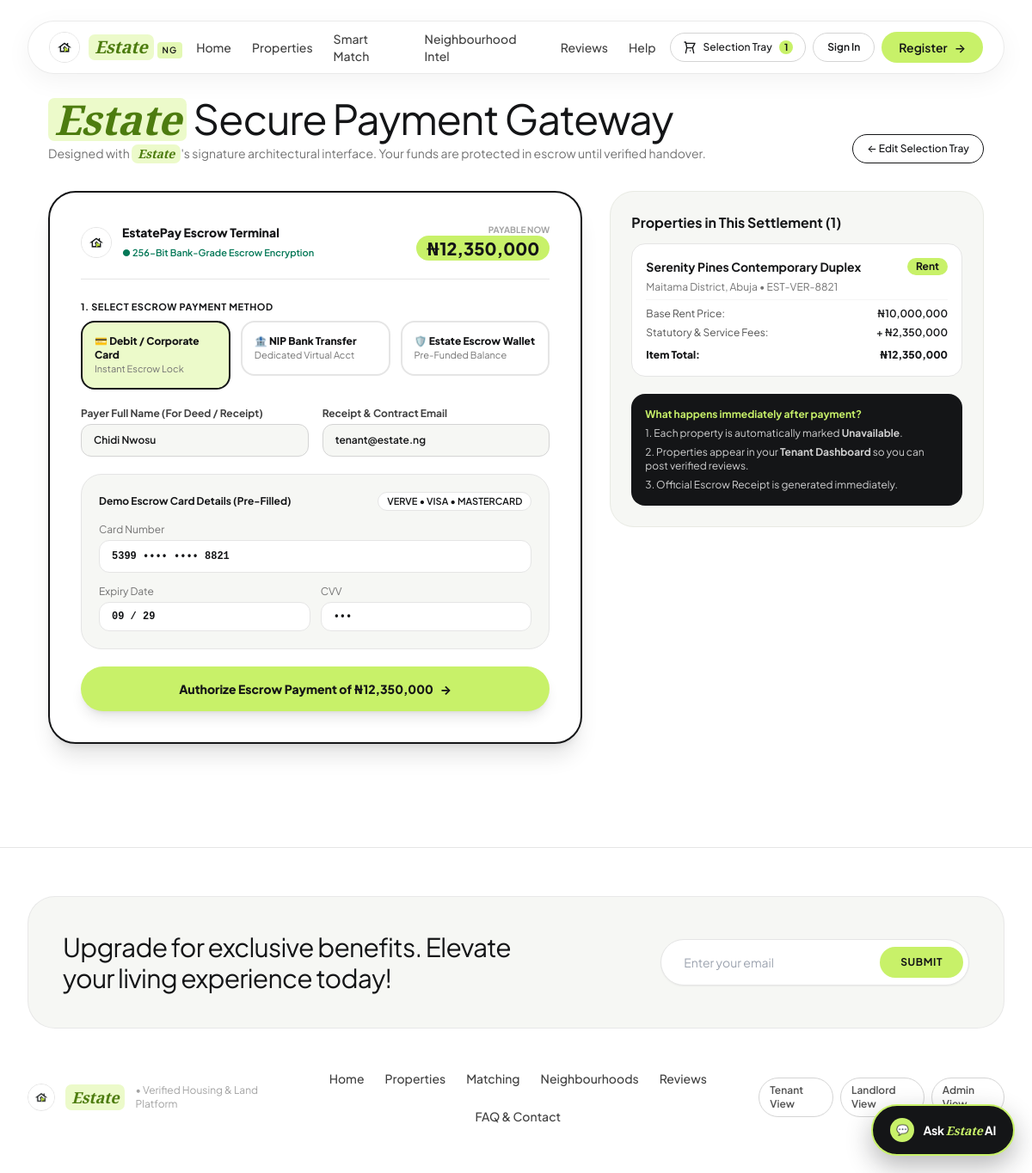
Page /transactions/checkout on the committed database.
### app/models.py (models this page shows, shortened)
class Property(SQLModel, table=True):
    id: Optional[int] = Field(default=None, primary_key=True)
    title: str = Field(index=True)
    slug: str = Field(index=True, unique=True)
    category: str = Field(index=True)  # "Rent" or "Buy"
    property_type: str = Field(index=True)  # "Duplex", "Bungalow", "Apartment", "Land"
    location: str = Field(index=True)  # e.g. "Maitama District, Abuja"
    neighbourhood_key: str = Field(index=True)  # e.g. "maitama-abuja"
    address_hint: str
    bedrooms: int = Field(default=0)
    bathrooms: int = Field(default=0)
    size_sqm: int = Field(default=150)
    image_url: str
    secondary_image_url: str = Field(default="")
    description: str
    features_csv: str = Field(default="24/7 Security,Treated Water,Paved Roads,Smart Metering")
    is_verified: bool = Field(default=True, index=True)
    verification_code: str = Field(default="EST-VER-0001")
    authority_role: str = Field(default="Direct Landlord")  # "Direct Landlord" or "Mandated Agent"
    authority_document: str = Field(default="FCDA Certificate of Occupancy (C of O) & AGIS Verified")
    inspected_by_estate: bool = Field(default=True)
    landlord_name: str = Field(default="Engr. Tunde Bakare")
    landlord_email: str = Field(default="landlord@estate.ng")
    landlord_reputation: float = Field(default=4.9)
    base_price: int = Field(default=4500000)  # Annual rent or outright purchase price
    price_period: str = Field(default="year")  # "year" for Rent, "outright" for Buy
    agency_fee: int = Field(default=315000)  # 7% for houses, 5% for land sale
    legal_fee: int = Field(default=225000)
    caution_deposit: int = Field(default=300000)
    service_charge: int = Field(default=400000)
    survey_or_deed_fee: int = Field(default=0)
    c_of_o_fee: int = Field(default=0)  # Certificate of Occupancy (C of O)
    r_of_o_fee: int = Field(default=0)  # Right of Occupancy (R of O)
    tdp_fee: int = Field(default=0)     # Title Deed Plan (TDP)
    status: str = Field(default="Available", index=True)  # "Available", "Unavailable"
    last_confirmed_at: datetime = Field(default_factory=lambda: datetime.now(timezone.utc))
    power_hours_per_day: int = Field(default=20)
    water_status: str = Field(default="Treated Central Borehole")
    drainage_score: float = Field(default=9.2)
    road_status: str = Field(default="Interlocked & Streetlit")
    security_score: float = Field(default=9.5)
    is_negotiable: bool = Field(default=True)
    min_acceptable_price: int = Field(default=4000000)
    created_at: datetime = Field(default_factory=lambda: datetime.now(timezone.utc))

### app/routers/transactions.py (the view)
@router.get("/checkout")
def checkout_gateway_page(request: Request, session: Session = Depends(get_session)):
    cart_ids = get_cart_ids(request)
    items, grand_total, total_savings = _build_cart_items(session, cart_ids)
    return render_page(
        request,
        "transactions/checkout.html",
        {
            "cart_items": items,
            "grand_total": grand_total,
            "total_savings": total_savings,
            "receipt": None,
        },
    )

### app/templates/transactions/checkout.html (shortened to what this page needs)
{% extends "base.html" %}
{% block content %}
<section class="max-w-6xl mx-auto px-4 sm:px-8 py-10">
  {% if receipt %}
  <!-- ===================================================================
       OFFICIAL ESTATE ESCROW RECEIPT & CONFIRMATION
       =================================================================== -->
  <div class="rounded-4xl border-2 border-charcoal bg-white p-8 sm:p-12 shadow-2xl max-w-3xl mx-auto">
    <div class="flex flex-wrap items-center justify-between gap-4 border-b border-neutral-200 pb-6 mb-6">
      <div class="flex items-center gap-3">
        <img src="/static/images/logo.png" alt="Estate" class="w-11 h-11 rounded-full border border-neutral-200" />
        <div>
          <span class="bg-lime text-charcoal text-[11px] font-extrabold px-3 py-0.5 rounded-full">
            ESCROW SETTLEMENT VERIFIED ✓
          </span>
          <h1 class="text-2xl font-bold text-charcoal mt-1">Official <span class="estate-brand">Estate</span> Payment Receipt</h1>
        </div>
      </div>
      <div class="text-right text-xs">
        <span class="text-neutral-400 block">Transaction Reference</span>
        <span class="font-mono font-bold text-sm text-charcoal">{{ receipt.tx_ref }}</span>
        <span class="text-neutral-500 block mt-0.5">{{ receipt.date_str }}</span>
      </div>
    </div>
    <div class="grid grid-cols-1 sm:grid-cols-3 gap-4 bg-alabaster rounded-3xl p-5 border border-neutral-200 text-xs mb-6">
      <div>
        <span class="text-neutral-400 block">Verified Payer</span>
        <strong class="text-charcoal text-sm">{{ receipt.payer_name }}</strong>
        <span class="block text-neutral-500">{{ receipt.payer_email }}</span>
      </div>
      <div>
        <span class="text-neutral-400 block">Payment Channel</span>
        <strong class="text-charcoal text-sm">{{ receipt.payment_method }}</strong>
        <span class="block text-emerald-700 font-semibold">Escrow Vault Locked</span>
      </div>
      <div>
        <span class="text-neutral-400 block">Availability Action</span>
        <strong class="text-charcoal text-sm">{{ receipt.settled_count }} Unit(s) Marked Unavailable</strong>
        <span class="block text-neutral-500">Live Status Updated</span>
      </div>
    </div>
    <h3 class="text-xs font-bold uppercase tracking-wider text-neutral-400 mb-3">Settled Properties & Commitments</h3>
    <div class="space-y-3 mb-6">
      {% for item in receipt.settled_items %}
      {% set prop = item.property %}
      <div class="p-4 rounded-2xl border border-neutral-200 flex items-center justify-between gap-4 text-xs">
        <div>
          <span class="font-bold text-sm text-charcoal block">{{ prop.title }} ({{ prop.verification_code }})</span>
          <span class="text-neutral-500">{{ prop.category }} • {{ prop.location }} • Landlord: {{ prop.landlord_name }}</span>
        </div>
        <span class="font-extrabold text-sm text-charcoal">{{ item.item_total | naira }}</span>
      </div>
      {% endfor %}
    </div>
    <div class="bg-charcoal text-white rounded-3xl p-6 flex flex-wrap items-center justify-between gap-4 mb-8">
      <div>
        <span class="text-xs text-white/70 block">Total Amount Paid into Estate Escrow</span>
        {% if receipt.total_savings > 0 %}
        <span class="text-xs text-lime font-semibold">Includes {{ receipt.total_savings | naira }} Deal Room Savings</span>
        {% endif %}
      </div>
      <span class="text-2xl sm:text-3xl font-extrabold text-lime">{{ receipt.grand_total | naira }}</span>
    </div>
    <div class="flex flex-wrap items-center justify-between gap-4 no-print">
      <button onclick="window.print()" class="btn-outline-pill px-5 py-3 text-xs font-bold">
        🖨️ Print / Save Official Receipt
      </button>
      <a href="/dashboard/tenant" class="btn-lime px-7 py-3.5 text-xs sm:text-sm font-extrabold">
        <span>Go to Tenant Dashboard to Review Your Property</span>
        <span>→</span>
      </a>
    </div>
  </div>
  {% else %}
  <div class="mb-8 flex flex-col sm:flex-row sm:items-end justify-between gap-4">
    <div>
      <h1 class="text-3xl sm:text-5xl font-normal tracking-tight text-charcoal">
        <span class="estate-brand">Estate</span> Secure Payment Gateway
      </h1>
      <p class="text-sm text-neutral-500 mt-1">
        Designed with <span class="estate-brand">Estate</span>'s signature architectural interface. Your funds are protected in escrow until verified handover.
      </p>
    </div>
    <a href="/transactions/cart" class="btn-outline-pill px-4 py-2 text-xs self-start sm:self-auto">
      ← Edit Selection Tray
    </a>
  </div>
  <div class="grid grid-cols-1 lg:grid-cols-12 gap-8 items-start">
    <div class="lg:col-span-7 rounded-4xl border-2 border-charcoal bg-white p-6 sm:p-9 shadow-xl">
      <div class="flex items-center justify-between pb-5 mb-6 border-b border-neutral-200">
        <div class="flex items-center gap-3">
          <img src="/static/images/logo.png" alt="Estate Pay" class="w-9 h-9 rounded-full border border-neutral-200" />
          <div>
            <span class="font-extrabold text-sm text-charcoal block">EstatePay Escrow Terminal</span>
            <span class="text-[11px] text-emerald-700 font-semibold">● 256-Bit Bank-Grade Escrow Encryption</span>
          </div>
        </div>
        <div class="text-right">
          <span class="text-[10px] text-neutral-400 uppercase font-bold block">Payable Now</span>
          <span class="text-xl font-extrabold text-charcoal bg-lime px-3 py-0.5 rounded-full">{{ grand_total | naira }}</span>
        </div>
      </div>
      <form action="/transactions/checkout/pay" method="post" class="space-y-5 text-xs">
        <div>
          <label class="block font-bold text-charcoal uppercase tracking-wider text-[11px] mb-2">
            1. Select Escrow Payment Method
          </label>
          <div class="grid grid-cols-1 sm:grid-cols-3 gap-3">
            <label class="cursor-pointer">
              <div class="p-3.5 rounded-2xl border-2 border-neutral-200 peer-checked:border-charcoal peer-checked:bg-lime/35 transition">
                <span class="font-extrabold text-charcoal block">💳 Debit / Corporate Card</span>
                <span class="text-[11px] text-neutral-500">Instant Escrow Lock</span>
              </div>
            </label>
            <label class="cursor-pointer">
              <div class="p-3.5 rounded-2xl border-2 border-neutral-200 peer-checked:border-charcoal peer-checked:bg-lime/35 transition">
                <span class="font-extrabold text-charcoal block">🏦 NIP Bank Transfer</span>
                <span class="text-[11px] text-neutral-500">Dedicated Virtual Acct</span>
              </div>
            </label>
            <label class="cursor-pointer">
              <div class="p-3.5 rounded-2xl border-2 border-neutral-200 peer-checked:border-charcoal peer-checked:bg-lime/35 transition">
                <span class="font-extrabold text-charcoal block">🛡️ Estate Escrow Wallet</span>
                <span class="text-[11px] text-neutral-500">Pre-Funded Balance</span>
              </div>
            </label>
          </div>
        </div>
        <div class="grid grid-cols-1 sm:grid-cols-2 gap-4">
          <div>
            <label class="block font-bold text-neutral-700 mb-1">Payer Full Name (For Deed / Receipt)</label>
            <input type="text" name="payer_name" value="{{ current_user.name }}" required
                   class="w-full px-3.5 py-2.5 rounded-xl bg-alabaster border border-neutral-300 font-semibold text-charcoal" />
          </div>
          <div>
            <label class="block font-bold text-neutral-700 mb-1">Receipt & Contract Email</label>
            <input type="email" name="payer_email" value="{{ current_user.email }}" required
                   class="w-full px-3.5 py-2.5 rounded-xl bg-alabaster border border-neutral-300 font-semibold text-charcoal" />
          </div>
        </div>
        <div id="cardFields" class="bg-alabaster rounded-3xl p-5 border border-neutral-200 space-y-3.5">
          <div class="flex items-center justify-between">
            <span class="font-bold text-charcoal">Demo Escrow Card Details (Pre-Filled)</span>
            <span class="text-[11px] bg-white px-2.5 py-0.5 rounded-full border border-neutral-200 font-semibold">VERVE • VISA • MASTERCARD</span>
          </div>
          <div>
            <label class="block text-neutral-500 mb-1">Card Number</label>
            <input type="text" value="5399 •••• •••• 8821" readonly
                   class="w-full px-3.5 py-2.5 rounded-xl bg-white border border-neutral-200 font-mono font-bold text-charcoal" />
          </div>
          <div class="grid grid-cols-2 gap-3">
            <div>
              <label class="block text-neutral-500 mb-1">Expiry Date</label>
              <input type="text" value="09 / 29" readonly
                     class="w-full px-3.5 py-2 rounded-xl bg-white border border-neutral-200 font-mono font-bold text-charcoal" />
            </div>
            <div>
              <label class="block text-neutral-500 mb-1">CVV</label>
              <input type="password" value="884" readonly
                     class="w-full px-3.5 py-2 rounded-xl bg-white border border-neutral-200 font-mono font-bold text-charcoal" />
            </div>
          </div>
        </div>
        <button type="submit" class="btn-lime w-full py-4 text-sm font-extrabold shadow-lg">
          <span>Authorize Escrow Payment of {{ grand_total | naira }}</span>
          <span>→</span>
        </button>
      </form>
    </div>
    <div class="lg:col-span-5 space-y-4">
      <div class="bento-card p-6 bg-alabaster">
        <h3 class="text-base font-bold text-charcoal mb-3">
          Properties in This Settlement ({{ cart_items | length }})
        </h3>
        <div class="space-y-3 mb-5">
          {% for item in cart_items %}
          {% set prop = item.property %}
          <div class="bg-white rounded-2xl p-4 border border-neutral-200 text-xs space-y-1.5">
            <div class="flex items-start justify-between gap-2">
              <strong class="text-charcoal text-sm">{{ prop.title }}</strong>
              <span class="bg-lime px-2.5 py-0.5 rounded-full font-bold">{{ prop.category }}</span>
            </div>
            <p class="text-neutral-500">{{ prop.location }} • {{ prop.verification_code }}</p>
            <div class="pt-2 border-t border-neutral-100 flex justify-between text-neutral-600">
              <span>Base {{ prop.category }} Price:</span>
              <span class="font-semibold text-charcoal">{{ item.effective_base_price | naira }}</span>
            </div>
            <div class="flex justify-between text-neutral-600">
              <span>Statutory & Service Fees:</span>
              <span class="font-semibold text-charcoal">+ {{ prop.additional_charges_total | naira }}</span>
            </div>
            <div class="flex justify-between font-extrabold text-charcoal pt-1">
              <span>Item Total:</span>
              <span>{{ item.item_total | naira }}</span>
            </div>
          </div>
          {% endfor %}
        </div>
        <div class="p-4 rounded-2xl bg-charcoal text-white text-xs space-y-1.5">
          <p class="font-bold text-lime">What happens immediately after payment?</p>
          <p class="text-white/80">1. Each property is automatically marked <strong>Unavailable</strong>.</p>
          <p class="text-white/80">2. Properties appear in your <strong>Tenant Dashboard</strong> so you can post verified reviews.</p>
          <p class="text-white/80">3. Official Escrow Receipt is generated immediately.</p>
        </div>
      </div>
    </div>
  </div>
  {% endif %}
</section>
{% endblock %}

### rows in the picture
Property: title "Serenity Pines Contemporary Duplex", category "Rent", location "Maitama District, Abuja", verification_code "EST-VER-8821", effective_base_price|naira "₦10,000,000", additional_charges_total|naira "₦2,350,000", item_total|naira "₦12,350,000"

### other values in the picture
{{ cart_count }} "1"
{{ grand_total | naira }} "₦12,350,000"
{{ cart_items | length }} "1"
